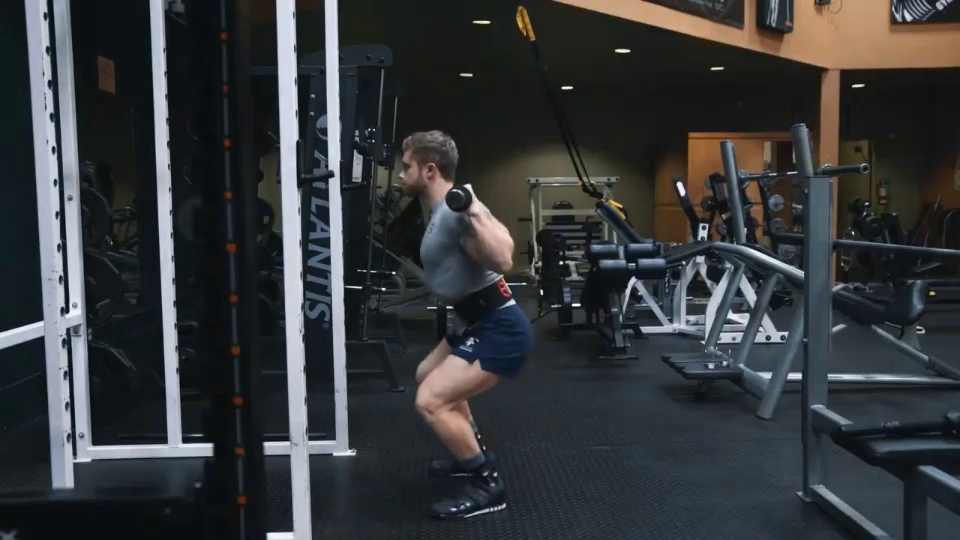
#> input picture frame 54 of python/training_videos/squat1.mp4, 960 x 540 px, given in place of optimal_squat2.mp4, which was not available
$ python video_handling.py
#> lines starting #> are read from the running program, lines starting #| are printed output that depends on the picture
import cv2
import matplotlib
from matplotlib import pyplot
import sys
import skvideo.io
import imutils

dir = 'C:/Users/Ethan/Desktop/model/posenet-python/--image_dir/'

def get_video_file(vid_name, directory=dir, filetype='.mov'):
#> called with vid_name = 'optimal_squat2', filetype = '.mp4'
    query = directory + vid_name + filetype
    cap = cv2.VideoCapture(query)
    print(query)
    counter = 0
    while(True):
        counter += 1
        ret, frame = cap.read()
#> frame is the input picture: shape (540, 960, 3); mean B, G, R 58.3, 56.3, 53.5
        if ret != False:
            #rotated = imutils.rotate(frame, -90)
            grey=cv2.resize(frame, (320,240))#(width,height)
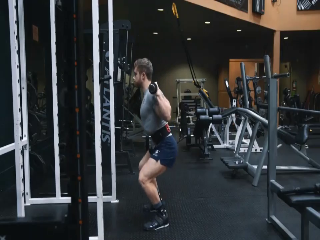
#> grey: shape (240, 320, 3); mean B, G, R 58.3, 56.3, 53.5

            cv2.imwrite(dir + "frame" + str((counter -1 + 1000)) + '.jpg', grey)

        elif cv2.waitKey(25) & 0xFF == ord('q'):
            break
        elif ret == False:
            break

get_video_file(vid_name="optimal_squat2", directory= "C:/Users/Ethan/Desktop/htn2019/python/--image_dir/", filetype='.mp4' )

$ run again, starting later in the video
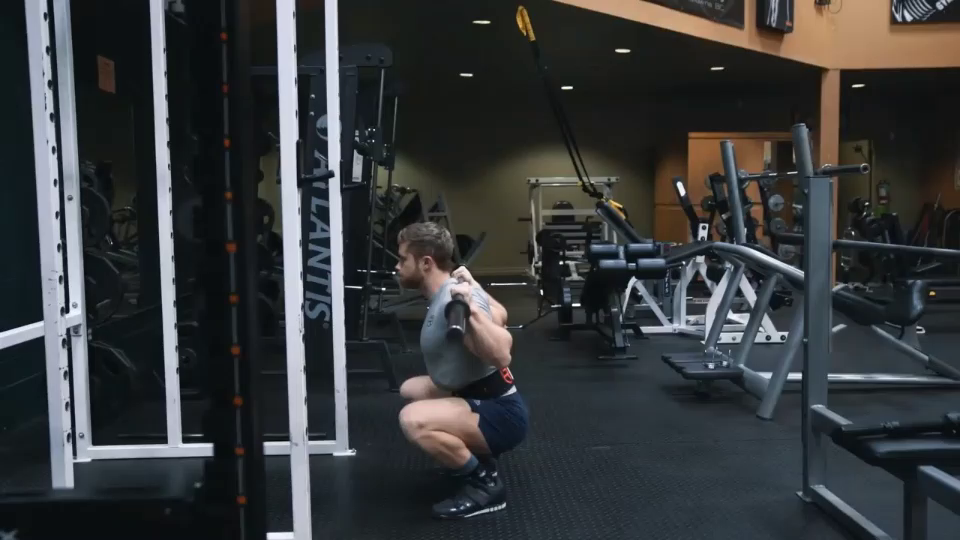
#> input picture frame 243 of python/training_videos/squat1.mp4, 960 x 540 px, given in place of optimal_squat2.mp4, which was not available
#> in get_video_file, frame is the input picture: shape (540, 960, 3); mean B, G, R 59, 57.3, 54.6
#> in get_video_file, `grey=cv2.resize(frame, (320,240))#(width,height)`:
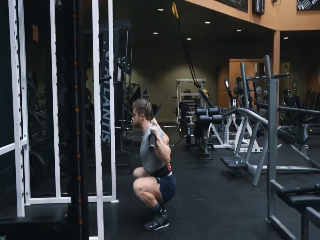
#> grey: shape (240, 320, 3); mean B, G, R 59, 57.3, 54.6

$ run again, starting later in the video
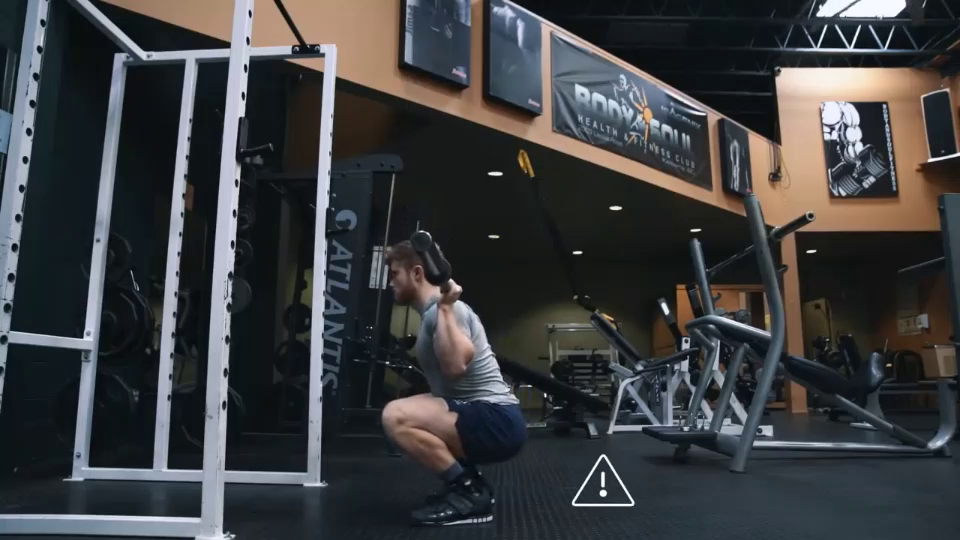
#> input picture frame 432 of python/training_videos/squat1.mp4, 960 x 540 px, given in place of optimal_squat2.mp4, which was not available
#> in get_video_file, frame is the input picture: shape (540, 960, 3); mean B, G, R 64.2, 62.4, 60.9
#> in get_video_file, `grey=cv2.resize(frame, (320,240))#(width,height)`:
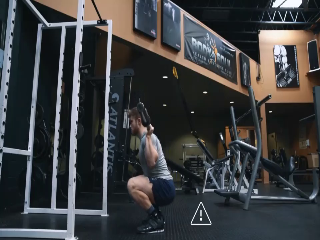
#> grey: shape (240, 320, 3); mean B, G, R 64.2, 62.4, 60.9
